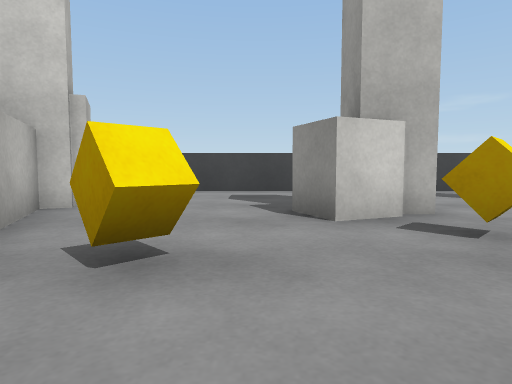
view 1 (above)

22 first-person views from a walk through a Unity game level. The camera is 0.59 m above the floor, tilts 4° down and sees 75° across. The floor is counted in squares, 1 m on a side. Each view is taken from the middle of a square. On the plan, view 1 faces up. The plan holds only what a view shows up to about 9 squares ahead; the rest is blank. The player character is not drawn. Surface patterns are stand-ins for the level's own textures.

view 2
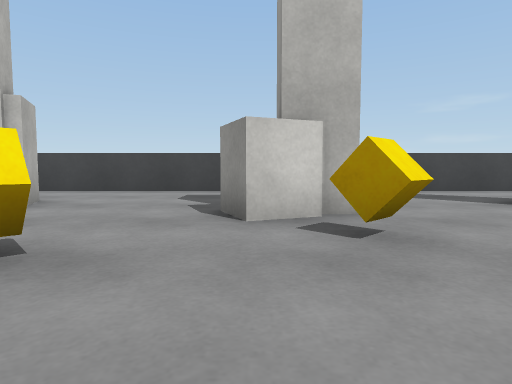

view 3
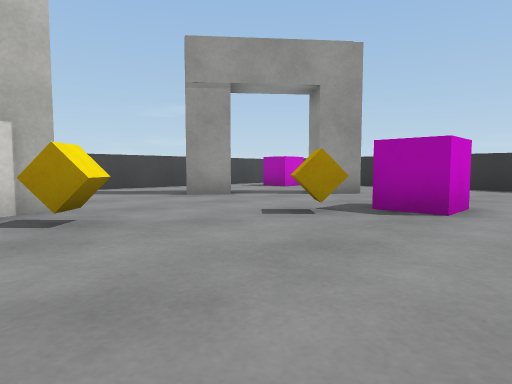

view 4
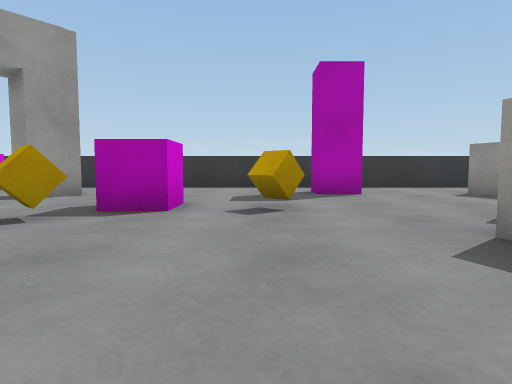

view 5
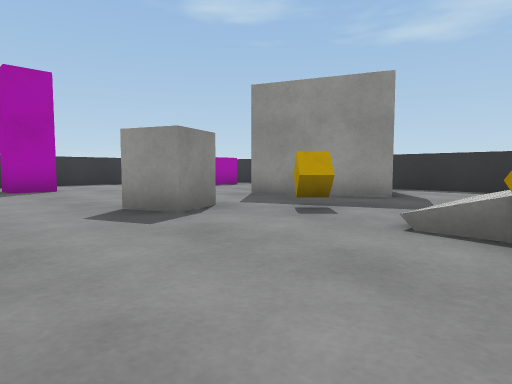

view 6
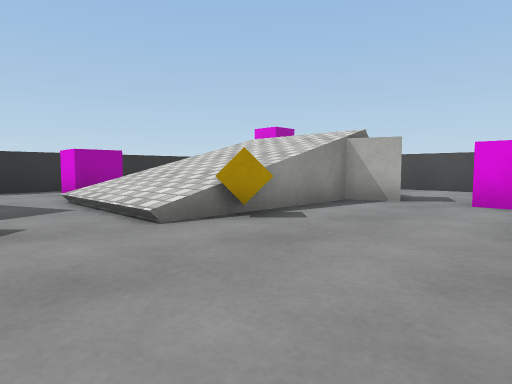

view 7
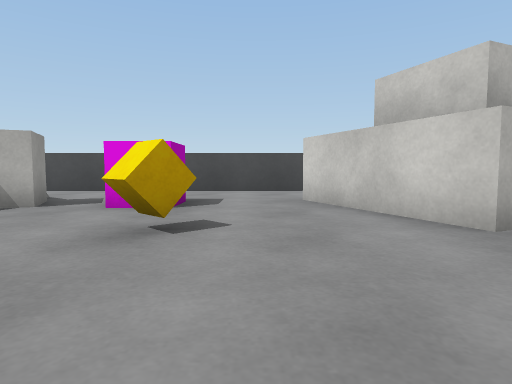

view 8
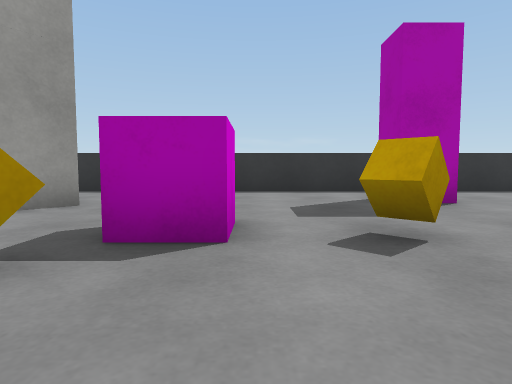

view 9
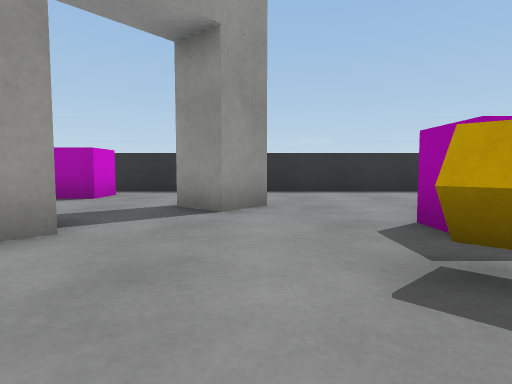

view 10
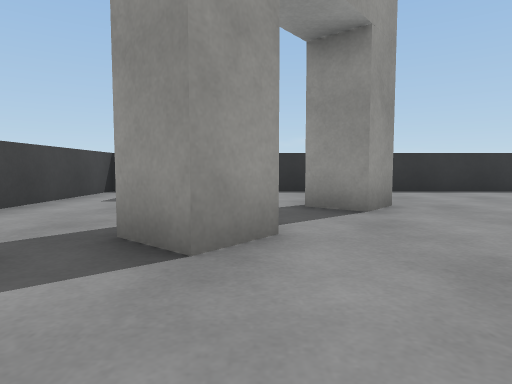

view 11
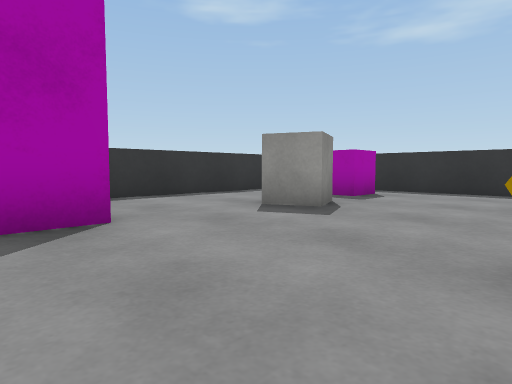

view 12
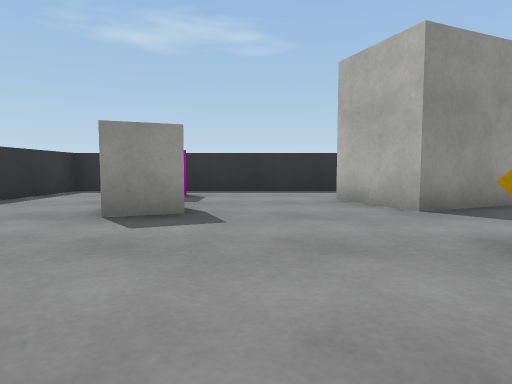

view 13
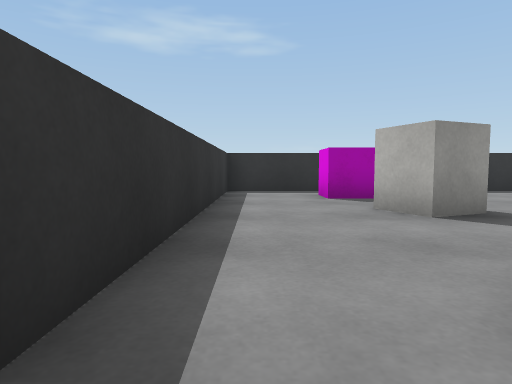

view 14
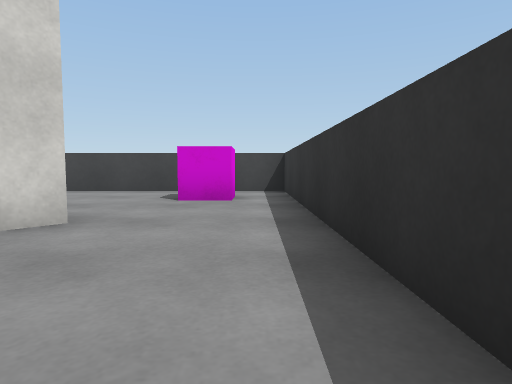

view 15
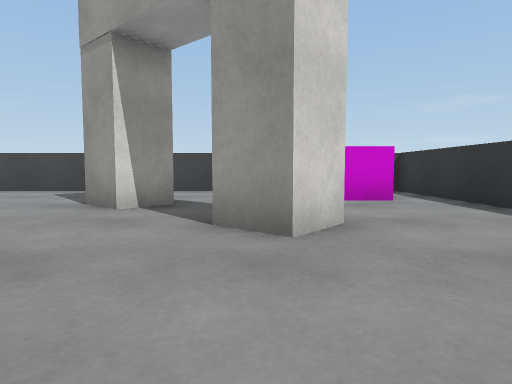

view 16
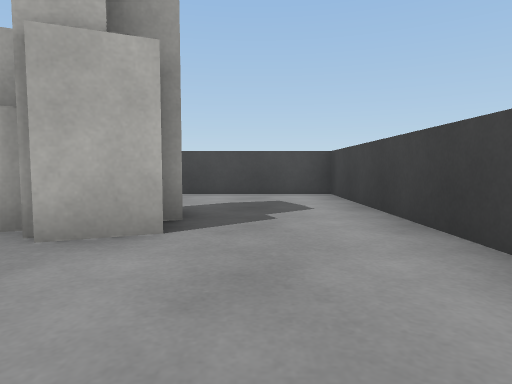

view 17
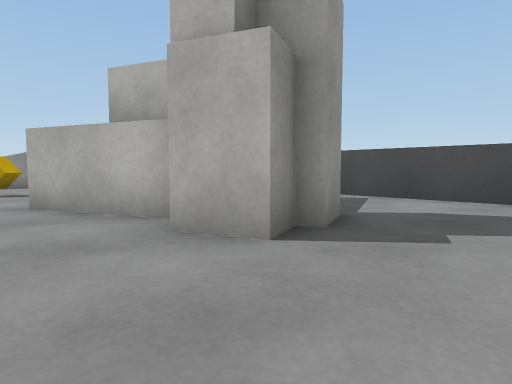

view 18
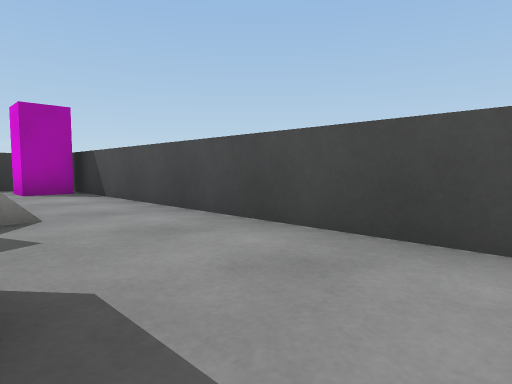

view 19
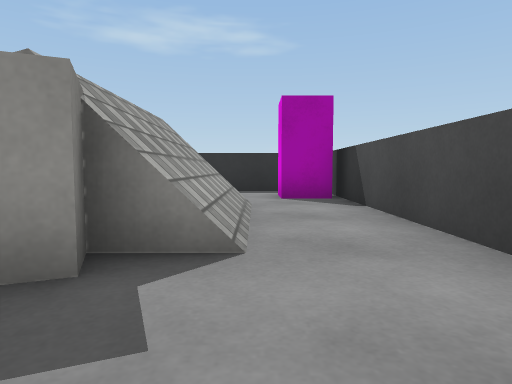

view 20
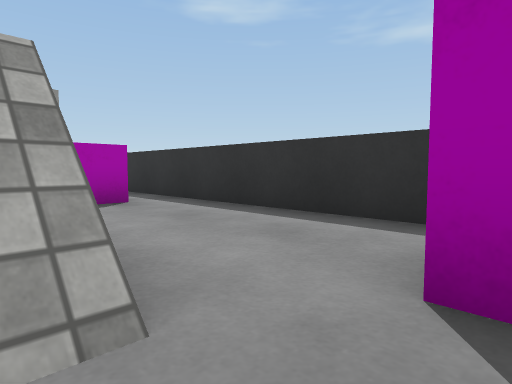

view 21
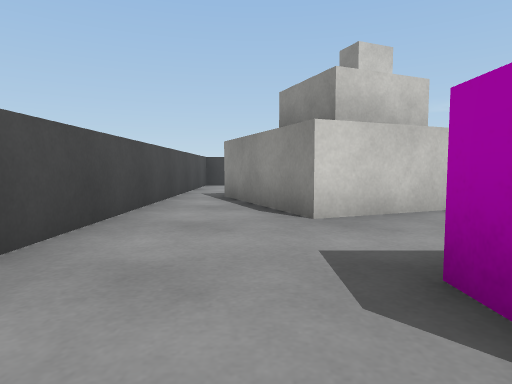

view 22
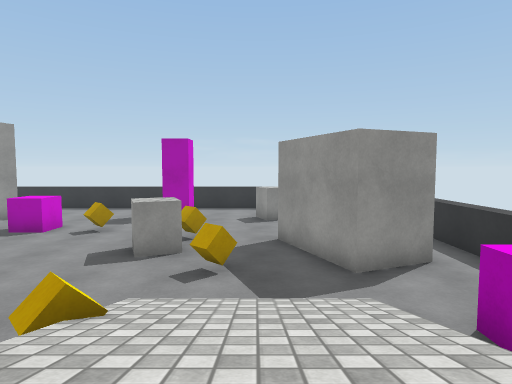

### Floor plan
Key: @ floor where view 1 was taken; # wall or solid block; . floor; / step, stairs or slope; B block; O other object.
Columns run from 8 left of view 1 to 12 right of it. Each row starts with its distance up from view 1.
  9 #####################
  8 #...................#
  7 #......... .......O.#
  6 #...#B.... ...O...O.#
  5 #..###...B ..OO.....#
  4 #.## #...BB.....OO..#
  3 #.#  #....O.....O...#
  2 #.####.O.....O......#
  1 #..#..........O.....#
  0 #.......@.....O.....#
 -1 #.....O.......O.....#
 -2 #..OO...............#
 -3 #...........B....O..#
 -4 #../B..O...BBO......#
 -5 #.///////.O.........#
 -6 #.///////........B..#
 -7 #.///////...##..BB..#
 -8 #.........####......#
 -9 #O.....OO..# ....O..#
-10 #...................#
-11  ####################

Where each view was taken, in squares from view 1:
view 1: 0 up, 0 right, facing up
view 2: 0 up, 1 right, facing up
view 3: 1 down, 1 right, facing up-right
view 4: 1 down, 1 right, facing right
view 5: 1 down, 1 left, facing down-right
view 6: 1 down, 2 right, facing down-left
view 7: 0 up, 1 right, facing left
view 8: 0 up, 3 right, facing right
view 9: 3 up, 3 right, facing right
view 10: 5 up, 3 right, facing right
view 11: 2 down, 5 right, facing down-right
view 12: 2 down, 7 right, facing down
view 13: 2 down, 11 right, facing down
view 14: 0 up, 11 right, facing up
view 15: 0 up, 8 right, facing up
view 16: 7 up, 0 right, facing left
view 17: 8 up, 1 left, facing down-left
view 18: 0 up, 5 left, facing down-left
view 19: 2 down, 6 left, facing down
view 20: 7 down, 7 left, facing down-right
view 21: 3 down, 6 left, facing up
view 22: 6 down, 4 left, facing right
